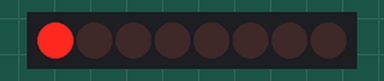
Bench run of a sketch on a simulated Arduino Mega 2560, built with avr-gcc and run on an emulated ATmega2560. On the bench: 8 shift-register outputs drawn as a row of LEDs (first output left, lit = HIGH). Wiring (inferred from the names in the program): shift register (74HC595): data pin 24; shift clock pin 22; latch pin 25. Wiring (inferred from the signals the program sends): row of LEDs: on Q0, Q1, Q2, Q3, Q4, Q5, Q6, Q7.

Above: at 9.3 s.
At 10.4 s:
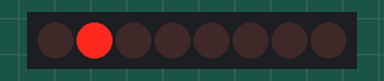
At 11.4 s:
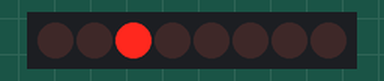
At 12.4 s:
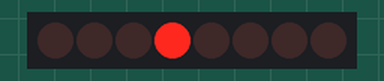
At 14.4 s:
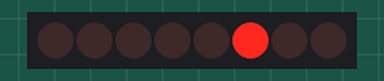
At 16.5 s:
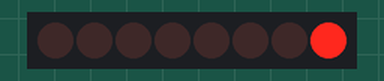
Timing chart, 0 to 40.0 s (numbered marks = the images above):
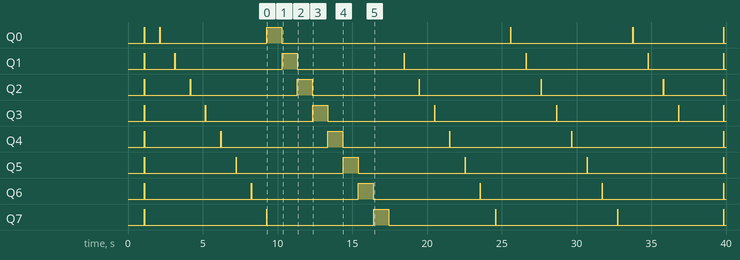

The sketch:

pcb_test.ino
```cpp
// Pin numbers
int clock = 22;
int reset = 23;
int data = 24;
int driver = 25;

byte all_on[] {0xff, 0xff, 0xff, 0xff, 0xff};

byte single_on[][5] {
  {0x0, 0x00, 0x00, 0x00, 0x01}, // 0
  {0x0, 0x00, 0x00, 0x00, 0x02}, // 1
  {0x0, 0x00, 0x00, 0x00, 0x04}, // 2
  {0x0, 0x00, 0x00, 0x00, 0x08}, // 3
  {0x0, 0x00, 0x00, 0x00, 0x10}, // 4
  {0x0, 0x00, 0x00, 0x00, 0x20}, // 5
  {0x0, 0x00, 0x00, 0x00, 0x40}, // 6
  {0x0, 0x00, 0x00, 0x00, 0x80}, // 7

  {0x0, 0x00, 0x00, 0x01, 0x00}, // 8
  {0x0, 0x00, 0x00, 0x02, 0x00}, // 9
  {0x0, 0x00, 0x00, 0x04, 0x00}, // 10
  {0x0, 0x00, 0x00, 0x08, 0x00}, // 11
  {0x0, 0x00, 0x00, 0x10, 0x00}, // 12
  {0x0, 0x00, 0x00, 0x20, 0x00}, // 13
  {0x0, 0x00, 0x00, 0x40, 0x00}, // 14
  {0x0, 0x00, 0x00, 0x80, 0x00}, // 15

  {0x0, 0x00, 0x01, 0x00, 0x00}, // 16
  {0x0, 0x00, 0x02, 0x00, 0x00}, // 17
  {0x0, 0x00, 0x04, 0x00, 0x00}, // 18
  {0x0, 0x00, 0x08, 0x00, 0x00}, // 19
  {0x0, 0x00, 0x10, 0x00, 0x00}, // 20
  {0x0, 0x00, 0x20, 0x00, 0x00}, // 21
  {0x0, 0x00, 0x40, 0x00, 0x00}, // 22
  {0x0, 0x00, 0x80, 0x00, 0x00}, // 23

  {0x0, 0x01, 0x00, 0x00, 0x00}, // 24
  {0x0, 0x02, 0x00, 0x00, 0x00}, // 25
  {0x0, 0x04, 0x00, 0x00, 0x00}, // 26
  {0x0, 0x08, 0x00, 0x00, 0x00}, // 27
  {0x0, 0x10, 0x00, 0x00, 0x00}, // 28
  {0x0, 0x20, 0x00, 0x00, 0x00}, // 29
  {0x0, 0x40, 0x00, 0x00, 0x00}, // 30
  {0x0, 0x80, 0x00, 0x00, 0x00}, // 31

  {0x1, 0x00, 0x00, 0x00, 0x00}, // 32
  {0x2, 0x00, 0x00, 0x00, 0x00}, // 33
  {0x4, 0x00, 0x00, 0x00, 0x00}, // 34
  {0x8, 0x00, 0x00, 0x00, 0x00}, // 35
};

void setup() {
  pinMode(data,OUTPUT);
  pinMode(clock,OUTPUT);
  pinMode(reset,OUTPUT);
  pinMode(driver,OUTPUT);
  digitalWrite(reset,LOW);
  delay(100);
  digitalWrite(reset,HIGH);
  digitalWrite(driver,LOW);
}

void loop() {

  // turn all LEDs on
  for (int i = 0; i < 5; i++) {
      shiftOut(data, clock, MSBFIRST, all_on[i]);
  }

  delay(1000);

  // turn on each single LED
  for(int j = 0; j < 36; j++) {
    for(int i = 0; i < 5; i++) {

      digitalWrite(driver,HIGH);
      delay(2);
      shiftOut(data, clock, MSBFIRST, single_on[j][i]);
      delay(2);
      digitalWrite(driver,LOW);

    }
    delay(1000);
  }

  delay(1000);
}
```
